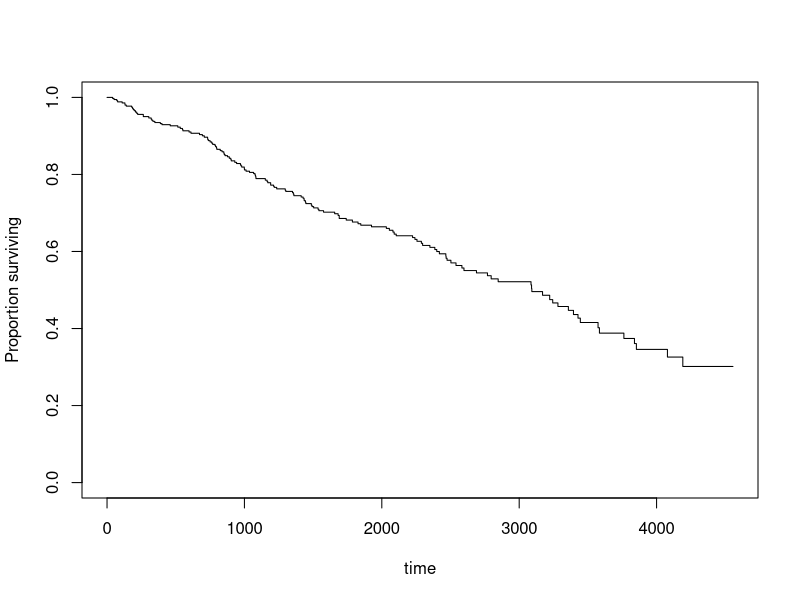
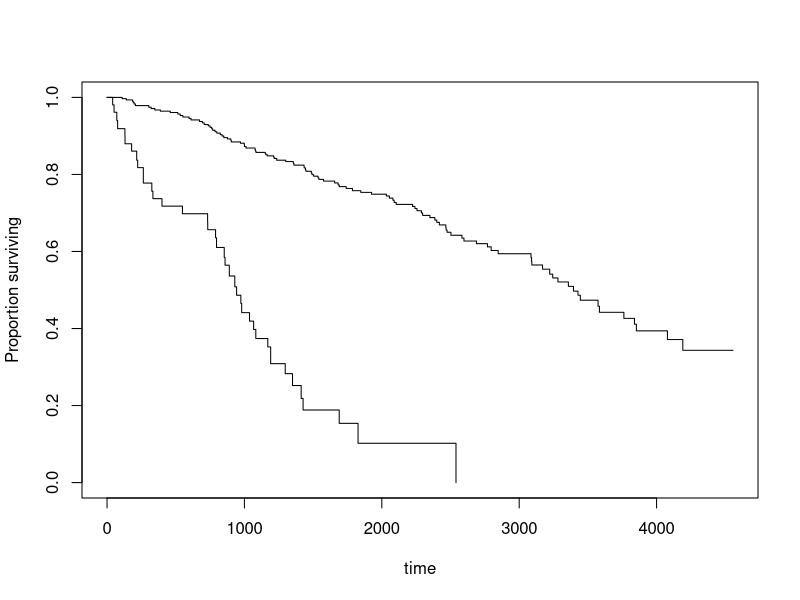
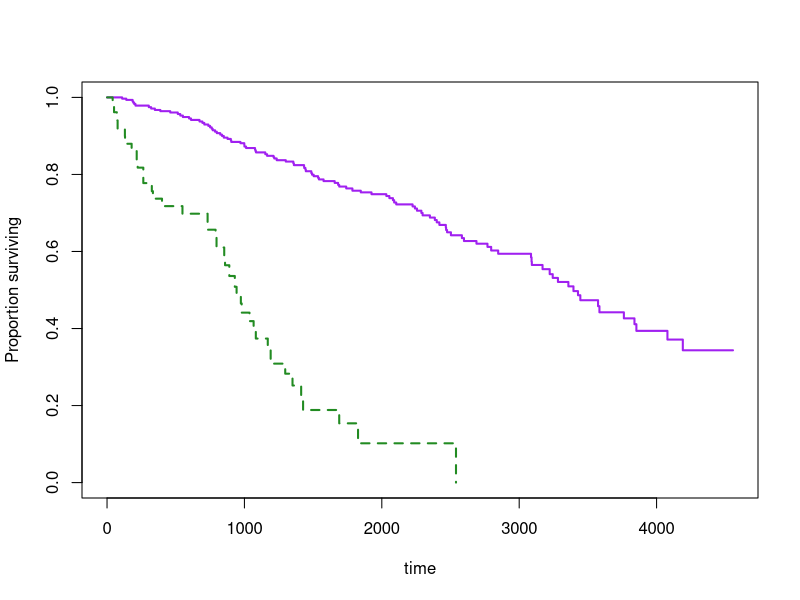
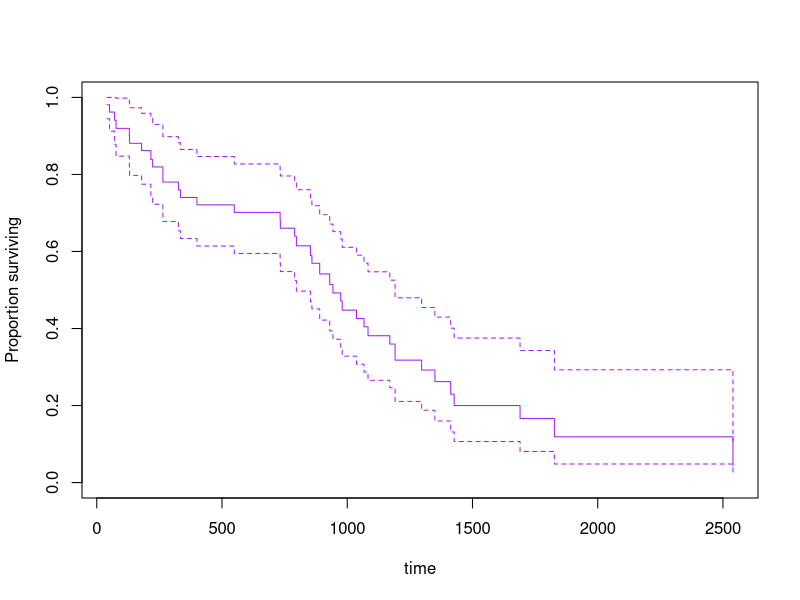

Source code (R) for these figures, in order:
library(survey)


### Name: svykm
### Title: Estimate survival function.
### Aliases: svykm plot.svykm plot.svykmlist lines.svykm quantile.svykm
###   confint.svykm
### Keywords: survey survival

### ** Examples

data(pbc, package="survival")
pbc$randomized <- with(pbc, !is.na(trt) & trt>0)
biasmodel<-glm(randomized~age*edema,data=pbc)
pbc$randprob<-fitted(biasmodel)

dpbc<-svydesign(id=~1, prob=~randprob, strata=~edema, data=subset(pbc,randomized))

s1<-svykm(Surv(time,status>0)~1, design=dpbc)
s2<-svykm(Surv(time,status>0)~I(bili>6), design=dpbc)

plot(s1)
plot(s2)
plot(s2, lwd=2, pars=list(lty=c(1,2),col=c("purple","forestgreen")))

quantile(s1, probs=c(0.9,0.75,0.5,0.25,0.1))

s3<-svykm(Surv(time,status>0)~I(bili>6), design=dpbc,se=TRUE)
plot(s3[[2]],col="purple")

confint(s3[[2]], parm=365*(1:5))
quantile(s3[[1]], ci=TRUE)
